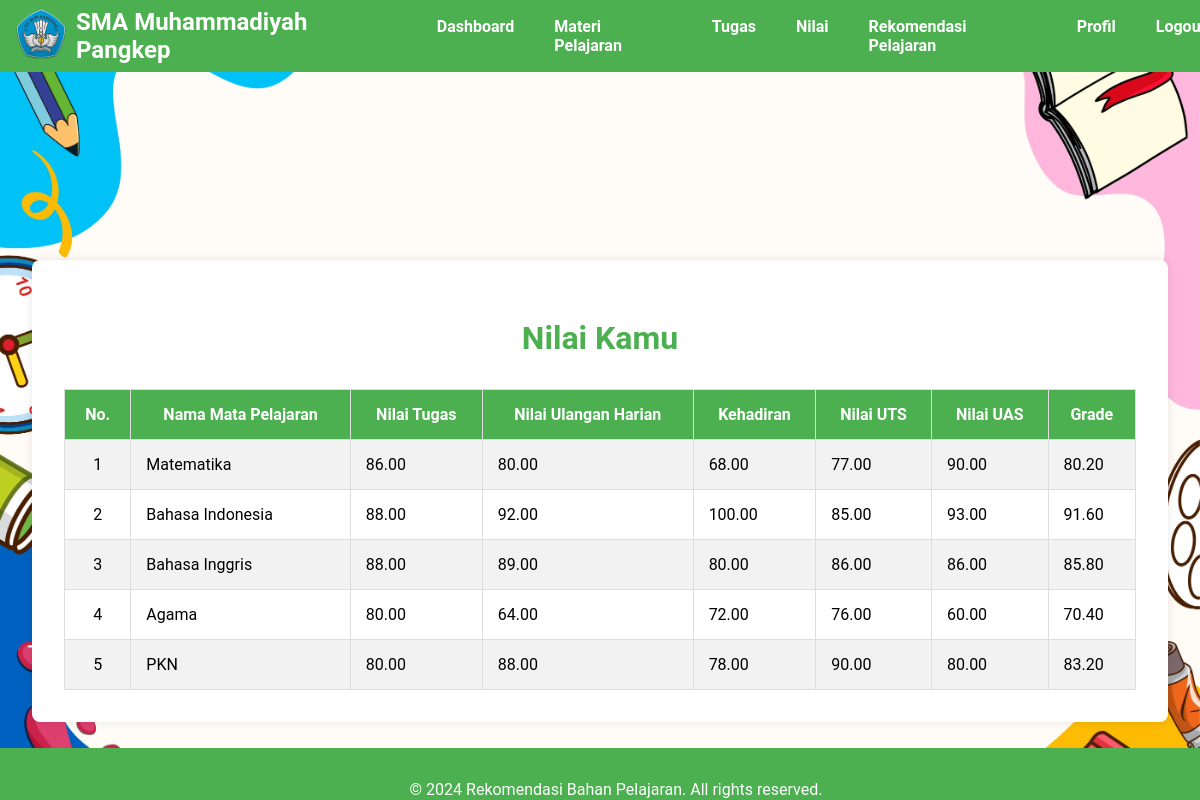
/Siswa/nilai.php (signed in), run on the app's committed database.
### tables this page shows
CREATE TABLE `grades` (
  `id` int NOT NULL,
  `student_id` int DEFAULT NULL,
  `subject_id` int DEFAULT NULL,
  `nilai_tugas` decimal(5,2) DEFAULT NULL,
  `nilai_ulangan_harian` decimal(5,2) DEFAULT NULL,
  `kehadiran` decimal(5,2) DEFAULT NULL,
  `nilai_uts` decimal(5,2) DEFAULT NULL,
  `nilai_uas` decimal(5,2) DEFAULT NULL,
  `grade` decimal(5,2) DEFAULT NULL
);

CREATE TABLE `subjects` (
  `id` int NOT NULL,
  `name` varchar(255) NOT NULL,
  `description` text,
  `teacher_id` int DEFAULT NULL
);

### Siswa/nilai.php (the view, shortened to what this page needs)
<?php
require_once '../koneksi.php';
$user_id = $_SESSION['user_id'];
$student_id_sql = "SELECT id FROM students WHERE user_id = ?";
$stmt = $conn->prepare($student_id_sql);
$stmt->bind_param("i", $user_id);
$stmt->execute();
$student_id_result = $stmt->get_result();
$student_id = $student_id_result->fetch_assoc()['id'];
$sql = "
        SELECT s.name AS subject_name,
            g.nilai_tugas,
            g.nilai_ulangan_harian,
            g.kehadiran,
            g.nilai_uts,
            g.nilai_uas,
            g.grade
        FROM grades g
        JOIN subjects s ON g.subject_id = s.id
        WHERE g.student_id = ?
";
$stmt = $conn->prepare($sql);
$stmt->bind_param("i", $student_id);
$stmt->execute();
$result = $stmt->get_result();
?>
<!DOCTYPE html>
<html lang="en">
<head>
    <link rel="stylesheet" href="https://cdnjs.cloudflare.com/ajax/libs/animate.css/4.1.1/animate.min.css">
    <link rel="stylesheet" href="https://cdnjs.cloudflare.com/ajax/libs/font-awesome/6.0.0-beta3/css/all.min.css">
</head>
<body>
<header class="animate__animated animate__fadeInDown">
    <div class="logo-container">
        <div class="logo">
            <img src="../gambar/logo.png" alt="Logo">
        </div>
        <div class="school-name">
            <p>SMA Muhammadiyah Pangkep</p>
        </div>
    </div>
    <nav>
        <ul id="nav-list">
            <li><a href="student-dashboard.php" onclick="toggleMenu()">Dashboard</a></li>
            <li><a href="subjects.php" onclick="toggleMenu()">Materi Pelajaran</a></li>
            <li><a href="takes.php" onclick="toggleMenu()">Tugas</a></li>
            <li><a href="nilai.php" onclick="toggleMenu()">Nilai</a></li>
            <li><a href="recommendations.php" onclick="toggleMenu()">Rekomendasi Pelajaran</a></li>
            <li><a href="siswa-profile.php" onclick="toggleMenu()">Profil</a></li>
            <li><a href="#" onclick="confirmLogout()">Logout</a></li>
        </ul>
    </nav>
</header>
<main class="animate__animated animate__fadeInUp">
    <section class="profile animate__animated animate__fadeIn">
        <h1>Nilai Kamu</h1>
        <div class="table-container">
            <table>
                <thead>
                    <tr>
                        <th>No.</th>
                        <th>Nama Mata Pelajaran</th>
                        <th>Nilai Tugas</th>
                        <th>Nilai Ulangan Harian</th>
                        <th>Kehadiran</th>
                        <th>Nilai UTS</th>
                        <th>Nilai UAS</th>
                        <th>Grade</th>
                    </tr>
                </thead>
                <tbody>
                    <?php
                    $counter = 1;
                    while ($row = $result->fetch_assoc()): ?>
                        <tr>
                            <td><?php echo $counter++; ?></td>
                            <td><?php echo htmlspecialchars($row['subject_name']); ?></td>
                            <td><?php echo !empty($row['nilai_tugas']) ? htmlspecialchars($row['nilai_tugas']) : 'Belum Ada'; ?></td>
                            <td><?php echo !empty($row['nilai_ulangan_harian']) ? htmlspecialchars($row['nilai_ulangan_harian']) : 'Belum Ada'; ?></td>
                            <td><?php echo !empty($row['kehadiran']) ? htmlspecialchars($row['kehadiran']) : 'Belum Ada'; ?></td>
                            <td><?php echo !empty($row['nilai_uts']) ? htmlspecialchars($row['nilai_uts']) : 'Belum Ada'; ?></td>
                            <td><?php echo !empty($row['nilai_uas']) ? htmlspecialchars($row['nilai_uas']) : 'Belum Ada'; ?></td>
                            <td><?php echo !empty($row['grade']) ? htmlspecialchars($row['grade']) : 'Belum Ada'; ?></td>
                        </tr>
                    <?php endwhile; ?>
                </tbody>
            </table>
        </div>
    </section>
</main>
<footer>
    <p>&copy; 2024 Rekomendasi Bahan Pelajaran. All rights reserved.</p>
</footer>
</body>
</html>

### Siswa/nilai.php (style rules this page uses)
body { font-family: 'Roboto', sans-serif; background-image: url(../gambar/cekolah.jpg); background-size: cover; margin: 0; padding: 0; box-sizing: border-box; background-color: #f0f0f0; }
header { background-color: #4CAF50; color: white; padding: 1rem; display: flex; justify-content: space-between; align-items: center; position: fixed; top: 0; height: 40px; width: 100%; z-index: 1000; }
.logo-container { display: flex; align-items: center; }
.logo img { width: 50px; margin-right: 10px; }
.school-name p { margin: 0; font-size: 1.5rem; font-weight: bold; }
nav ul { list-style: none; margin: 0; padding: 0; display: flex; justify-content: flex-end; }
nav ul li { margin-left: 20px; }
nav ul li a { color: white; text-decoration: none; font-weight: bold; padding: 10px; display: block; transition: background-color 0.3s ease; }
main { padding: 2rem; padding-top: 260px; width: 100%; box-sizing: border-box; }
.profile { max-width: 1200px; margin: 0 auto; background-color: white; padding: 2rem; border-radius: 8px; box-shadow: 0 0 10px rgba(0, 0, 0, 0.1); animation: fadeIn 1s ease-in-out; }
.profile h1 { text-align: center; margin-bottom: 2rem; font-size: 2rem; color: #4CAF50; }
.table-container { overflow-x: auto; }
table { width: 100%; border-collapse: collapse; }
table th, table td { border: 1px solid #ddd; padding: 15px; text-align: left; white-space: nowrap; }
table th { background-color: #4CAF50; color: white; text-align: center; }
table tbody tr:nth-child(odd) { background-color: #f2f2f2; }
table tbody tr td:first-child { text-align: center; }
footer { background-color: #4CAF50; color: white; text-align: center; padding: 1rem; width: 100%; position: fixed; bottom: 0; height: 20px; margin-top: 20px; }

### data on the page
grades: subject.name "Matematika", nilai_tugas "86.00", nilai_ulangan_harian "80.00", kehadiran "68.00", nilai_uts "77.00", nilai_uas "90.00", grade "80.20"
grades: subject.name "Bahasa Indonesia", nilai_tugas "88.00", nilai_ulangan_harian "92.00", kehadiran "100.00", nilai_uts "85.00", nilai_uas "93.00", grade "91.60"
grades: subject.name "Bahasa Inggris", nilai_tugas "88.00", nilai_ulangan_harian "89.00", kehadiran "80.00", nilai_uts "86.00", nilai_uas "86.00", grade "85.80"
grades: subject.name "Agama", nilai_tugas "80.00", nilai_ulangan_harian "64.00", kehadiran "72.00", nilai_uts "76.00", nilai_uas "60.00", grade "70.40"
grades: subject.name "PKN", nilai_tugas "80.00", nilai_ulangan_harian "88.00", kehadiran "78.00", nilai_uts "90.00", nilai_uas "80.00", grade "83.20"
